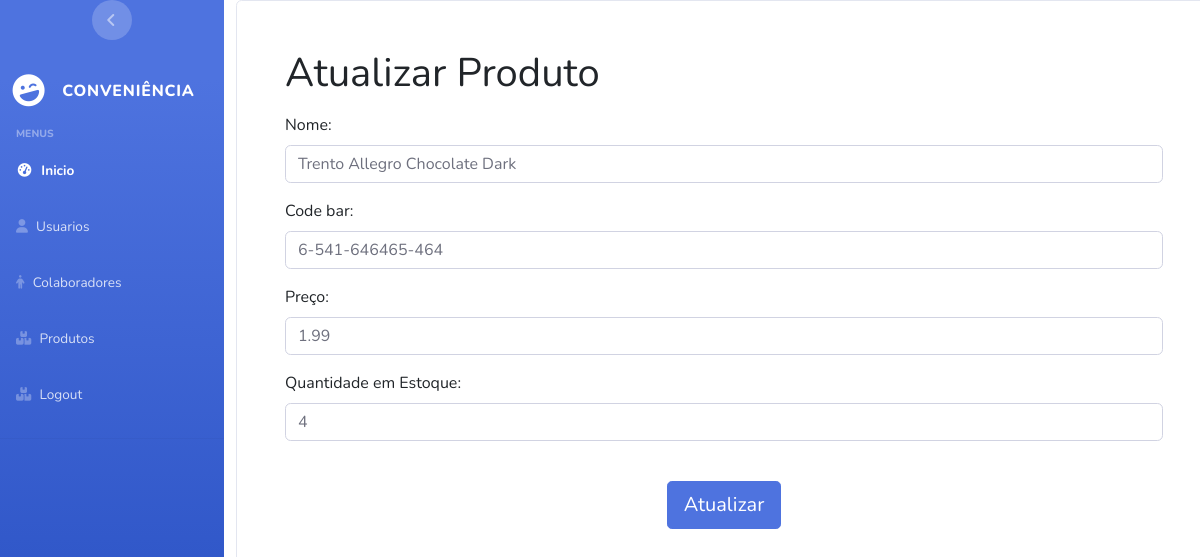
Page /product/update_product/4 (signed in) on the earlier database version.
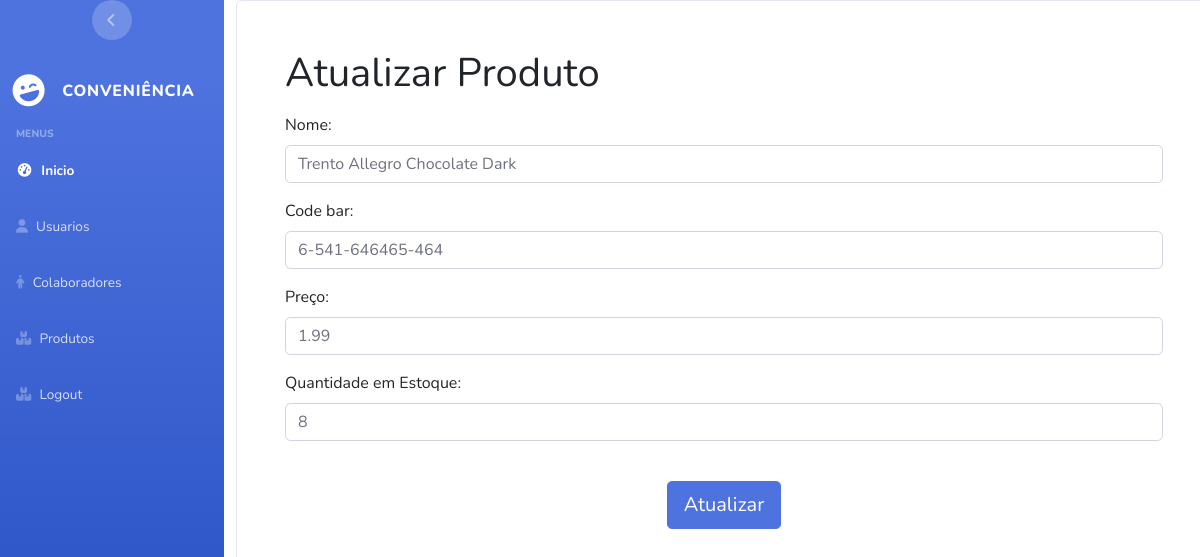
Same page on the later database version.
### apps/Product/models.py (models this page shows, shortened)
class Product(models.Model):
    name = models.CharField(max_length=50,unique=True)
    code_bar = models.CharField(max_length=16,unique=True)
    price = models.DecimalField(decimal_places=2,max_digits=5)
    stock_quantity = models.IntegerField()
    is_deleted = models.BooleanField(default=False)

### apps/Product/views.py (the view)
# urls.py: path('update_product/<int:id>',views.update_product, name='update_product'),
@user_passes_test(lambda user: user.is_superuser,login_url='user:page_not_found')
@login_required(login_url="login_system")
def update_product(request,id):
    product_selected = Product.objects.get(id=id)
    form = registerProductForm(request.POST or None, instance=product_selected)
    if request.method == "POST":
        if form.is_valid():
            form.save()
            messages.success(request, "Atualizado com sucesso")
            return redirect('product:main_menu_product')
        else:
            messages.warning(request, "Dados Invalido")
    return render(request,'product/update_product.html',{'form':form})

### apps/Product/forms.py
class registerProductForm(ModelForm):
    code_bar = forms.CharField(widget=forms.TextInput(attrs={"placeholder": "Codigo de Barras","class": "form-control","onchange":"validateCodeBar(this)"}),max_length=18)
    class Meta:
        model = Product
        fields = ['name','code_bar','price','stock_quantity']
        labels = {'name':"Nome",
                  'code_bar':'Codigo De Barras',
                  'price':'Preço',
                  'stock_quantity':'Quantidade em Estoque'}
        widgets = {'name': forms.TextInput(attrs={"placeholder": "Nome do Produto","class": "form-control","maxlength": "30"}),
                   'price': forms.TextInput(attrs={"placeholder": "Preço","class": "form-control"}),
                   'stock_quantity': forms.TextInput(attrs={"placeholder": "Quantidade em Estoque","class": "form-control"})}

### templates/product/update_product.html (shortened to what this page needs)
{% extends 'base.html' %} {% block title %} Cadastro de Produtos {% endblock %}
{% block stylesheets %}{% endblock stylesheets %} {% block content %}
<div class="card p-5 vh-100">
  <h1 class="mb-3">Atualizar Produto</h1>
  <form method="post">
    {% csrf_token %} {{ form.as_p }}
    <br/>
    <div class="d-flex justify-content-center">
      <input type="submit" value="Atualizar" class="btn btn-primary btn-lg"/>
    </div>
  </form>
</div>
{% endblock content %} {% block javascripts %}{% endblock javascripts %}

Differences in the rows shown:
changed Product "Trento Allegro Chocolate Dark": stock_quantity "4" → "8"
